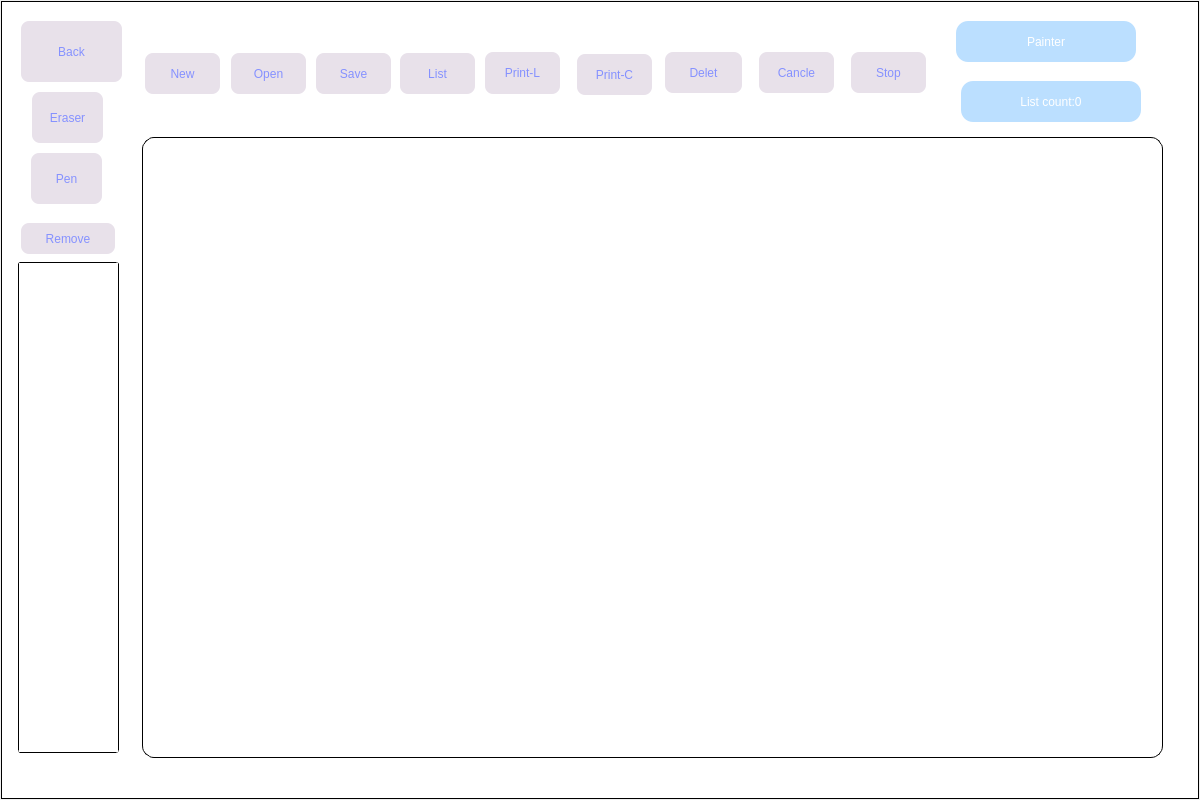
<?xml version="1.0" encoding="UTF-8"?>
<ui version="4.0">
 <class>iPainter</class>
 <widget class="QWidget" name="iPainter">
  <property name="geometry">
   <rect>
    <x>0</x>
    <y>0</y>
    <width>1200</width>
    <height>800</height>
   </rect>
  </property>
  <property name="minimumSize">
   <size>
    <width>1024</width>
    <height>768</height>
   </size>
  </property>
  <property name="maximumSize">
   <size>
    <width>1200</width>
    <height>800</height>
   </size>
  </property>
  <property name="windowTitle">
   <string>Form</string>
  </property>
  <property name="styleSheet">
   <string notr="true">QFrame#frame
{
	
	
}
</string>
  </property>
  <layout class="QGridLayout" name="gridLayout">
   <property name="leftMargin">
    <number>1</number>
   </property>
   <property name="topMargin">
    <number>1</number>
   </property>
   <property name="rightMargin">
    <number>1</number>
   </property>
   <property name="bottomMargin">
    <number>1</number>
   </property>
   <property name="spacing">
    <number>1</number>
   </property>
   <item row="0" column="0">
    <widget class="QFrame" name="frame">
     <property name="minimumSize">
      <size>
       <width>1024</width>
       <height>768</height>
      </size>
     </property>
     <property name="maximumSize">
      <size>
       <width>1200</width>
       <height>800</height>
      </size>
     </property>
     <property name="styleSheet">
      <string notr="true">QFrame#frame
{
	border:1px solid black;
	background-color: rgb(255, 255, 255);
}
QPushButton
{
	
	font: 75 14pt &quot;华康娃娃体W5(P)&quot;;
	
	color: rgb(133, 145, 255);
	background-color: rgba(145,111, 155, 53);
	border:none;
	border-radius:8px;
}
QPushButton:pressed
{
	
	background-color: rgba(145,111, 155, 83);
	border:none;
	border-radius:8px;
}</string>
     </property>
     <property name="frameShape">
      <enum>QFrame::StyledPanel</enum>
     </property>
     <property name="frameShadow">
      <enum>QFrame::Raised</enum>
     </property>
     <widget class="QPushButton" name="erase">
      <property name="geometry">
       <rect>
        <x>31</x>
        <y>91</y>
        <width>71</width>
        <height>51</height>
       </rect>
      </property>
      <property name="sizePolicy">
       <sizepolicy hsizetype="Minimum" vsizetype="Preferred">
        <horstretch>0</horstretch>
        <verstretch>0</verstretch>
       </sizepolicy>
      </property>
      <property name="minimumSize">
       <size>
        <width>0</width>
        <height>40</height>
       </size>
      </property>
      <property name="maximumSize">
       <size>
        <width>80</width>
        <height>16777215</height>
       </size>
      </property>
      <property name="text">
       <string>Eraser</string>
      </property>
     </widget>
     <widget class="QPushButton" name="blackPen">
      <property name="geometry">
       <rect>
        <x>30</x>
        <y>152</y>
        <width>71</width>
        <height>51</height>
       </rect>
      </property>
      <property name="sizePolicy">
       <sizepolicy hsizetype="Minimum" vsizetype="Preferred">
        <horstretch>0</horstretch>
        <verstretch>0</verstretch>
       </sizepolicy>
      </property>
      <property name="minimumSize">
       <size>
        <width>0</width>
        <height>40</height>
       </size>
      </property>
      <property name="maximumSize">
       <size>
        <width>80</width>
        <height>16777215</height>
       </size>
      </property>
      <property name="text">
       <string>Pen</string>
      </property>
     </widget>
     <widget class="QPushButton" name="cancle">
      <property name="geometry">
       <rect>
        <x>758</x>
        <y>51</y>
        <width>75</width>
        <height>41</height>
       </rect>
      </property>
      <property name="minimumSize">
       <size>
        <width>0</width>
        <height>30</height>
       </size>
      </property>
      <property name="text">
       <string>Cancle</string>
      </property>
     </widget>
     <widget class="QPushButton" name="deleteFile">
      <property name="geometry">
       <rect>
        <x>664</x>
        <y>51</y>
        <width>77</width>
        <height>41</height>
       </rect>
      </property>
      <property name="minimumSize">
       <size>
        <width>0</width>
        <height>30</height>
       </size>
      </property>
      <property name="text">
       <string>Delet</string>
      </property>
     </widget>
     <widget class="QPushButton" name="newFile">
      <property name="geometry">
       <rect>
        <x>144</x>
        <y>52</y>
        <width>75</width>
        <height>41</height>
       </rect>
      </property>
      <property name="minimumSize">
       <size>
        <width>0</width>
        <height>30</height>
       </size>
      </property>
      <property name="text">
       <string>New</string>
      </property>
     </widget>
     <widget class="QPushButton" name="open">
      <property name="geometry">
       <rect>
        <x>230</x>
        <y>52</y>
        <width>75</width>
        <height>41</height>
       </rect>
      </property>
      <property name="minimumSize">
       <size>
        <width>0</width>
        <height>30</height>
       </size>
      </property>
      <property name="text">
       <string>Open</string>
      </property>
     </widget>
     <widget class="QPushButton" name="save">
      <property name="geometry">
       <rect>
        <x>315</x>
        <y>52</y>
        <width>75</width>
        <height>41</height>
       </rect>
      </property>
      <property name="minimumSize">
       <size>
        <width>0</width>
        <height>30</height>
       </size>
      </property>
      <property name="text">
       <string>Save</string>
      </property>
     </widget>
     <widget class="QPushButton" name="paintfood">
      <property name="geometry">
       <rect>
        <x>484</x>
        <y>51</y>
        <width>75</width>
        <height>42</height>
       </rect>
      </property>
      <property name="minimumSize">
       <size>
        <width>0</width>
        <height>30</height>
       </size>
      </property>
      <property name="text">
       <string>Print-L</string>
      </property>
     </widget>
     <widget class="QPushButton" name="stop">
      <property name="geometry">
       <rect>
        <x>850</x>
        <y>51</y>
        <width>75</width>
        <height>41</height>
       </rect>
      </property>
      <property name="minimumSize">
       <size>
        <width>0</width>
        <height>30</height>
       </size>
      </property>
      <property name="text">
       <string>Stop</string>
      </property>
     </widget>
     <widget class="QPushButton" name="back">
      <property name="geometry">
       <rect>
        <x>20</x>
        <y>20</y>
        <width>101</width>
        <height>61</height>
       </rect>
      </property>
      <property name="minimumSize">
       <size>
        <width>0</width>
        <height>40</height>
       </size>
      </property>
      <property name="text">
       <string>Back</string>
      </property>
     </widget>
     <widget class="QLabel" name="label">
      <property name="geometry">
       <rect>
        <x>955</x>
        <y>20</y>
        <width>180</width>
        <height>41</height>
       </rect>
      </property>
      <property name="minimumSize">
       <size>
        <width>180</width>
        <height>0</height>
       </size>
      </property>
      <property name="styleSheet">
       <string notr="true">QLabel
{
	
	
	color: rgb(255, 255, 255);
	border-radius:12px;
	
	
	font: 75 18pt &quot;华康娃娃体W5&quot;;
	background-color: rgb(187, 223, 255);

}</string>
      </property>
      <property name="text">
       <string>Painter</string>
      </property>
      <property name="alignment">
       <set>Qt::AlignCenter</set>
      </property>
     </widget>
     <widget class="QFrame" name="frame_2">
      <property name="geometry">
       <rect>
        <x>141</x>
        <y>136</y>
        <width>1021</width>
        <height>621</height>
       </rect>
      </property>
      <property name="styleSheet">
       <string notr="true">QFrame
{
	border:1px solid black;
	border-radius:12px;
}</string>
      </property>
      <property name="frameShape">
       <enum>QFrame::StyledPanel</enum>
      </property>
      <property name="frameShadow">
       <enum>QFrame::Raised</enum>
      </property>
      <layout class="QGridLayout" name="gridLayout_2">
       <item row="0" column="0">
        <widget class="PaintArea" name="painter_area" native="true">
         <property name="styleSheet">
          <string notr="true">QWidget
{
	
	
	background-color: rgba(255, 255, 255,3);
}</string>
         </property>
        </widget>
       </item>
      </layout>
     </widget>
     <widget class="QPushButton" name="btnList">
      <property name="geometry">
       <rect>
        <x>399</x>
        <y>52</y>
        <width>75</width>
        <height>41</height>
       </rect>
      </property>
      <property name="text">
       <string>List</string>
      </property>
     </widget>
     <widget class="QLabel" name="labelCount">
      <property name="geometry">
       <rect>
        <x>960</x>
        <y>80</y>
        <width>180</width>
        <height>41</height>
       </rect>
      </property>
      <property name="minimumSize">
       <size>
        <width>180</width>
        <height>0</height>
       </size>
      </property>
      <property name="styleSheet">
       <string notr="true">QLabel
{
	
	
	color: rgb(255, 255, 255);
	border-radius:12px;
	
	
	font: 75 18pt &quot;华康娃娃体W5&quot;;
	background-color: rgb(187, 223, 255);

}</string>
      </property>
      <property name="text">
       <string>List count:0</string>
      </property>
      <property name="alignment">
       <set>Qt::AlignCenter</set>
      </property>
     </widget>
     <widget class="QListWidget" name="listWidget">
      <property name="geometry">
       <rect>
        <x>17</x>
        <y>261</y>
        <width>101</width>
        <height>491</height>
       </rect>
      </property>
      <property name="styleSheet">
       <string notr="true">QListWidget
{
	border:1px solid black;
	border-radius:3px;
}
</string>
      </property>
      <property name="selectionRectVisible">
       <bool>true</bool>
      </property>
     </widget>
     <widget class="QPushButton" name="btnRemove">
      <property name="geometry">
       <rect>
        <x>20</x>
        <y>222</y>
        <width>94</width>
        <height>31</height>
       </rect>
      </property>
      <property name="text">
       <string>Remove</string>
      </property>
     </widget>
     <widget class="QPushButton" name="btnPrintC">
      <property name="geometry">
       <rect>
        <x>576</x>
        <y>53</y>
        <width>75</width>
        <height>41</height>
       </rect>
      </property>
      <property name="text">
       <string>Print-C</string>
      </property>
     </widget>
    </widget>
   </item>
  </layout>
 </widget>
 <customwidgets>
  <customwidget>
   <class>PaintArea</class>
   <extends>QWidget</extends>
   <header>paintarea.h</header>
   <container>1</container>
  </customwidget>
 </customwidgets>
 <resources/>
 <connections/>
</ui>
